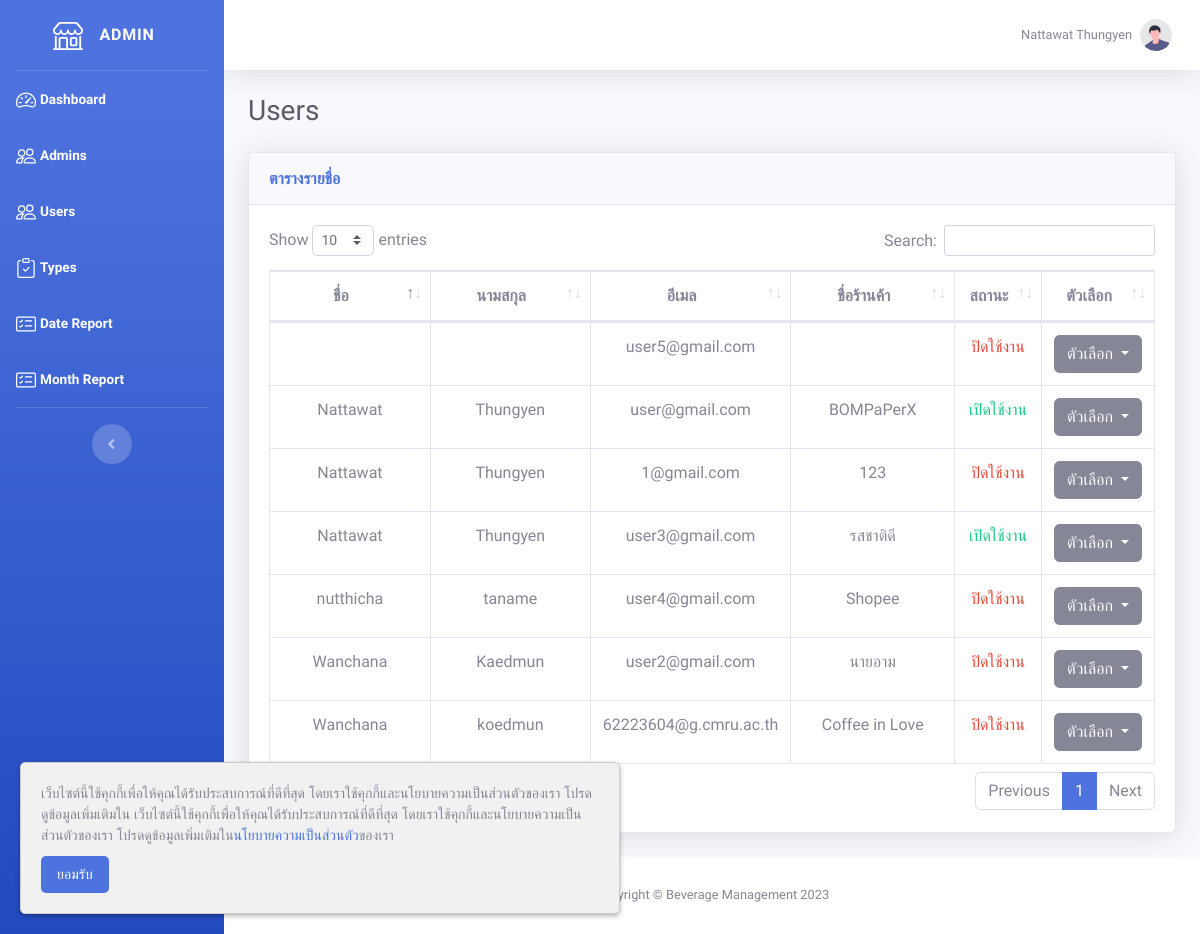
Before: /admin/user.php (signed in) with the older database file.
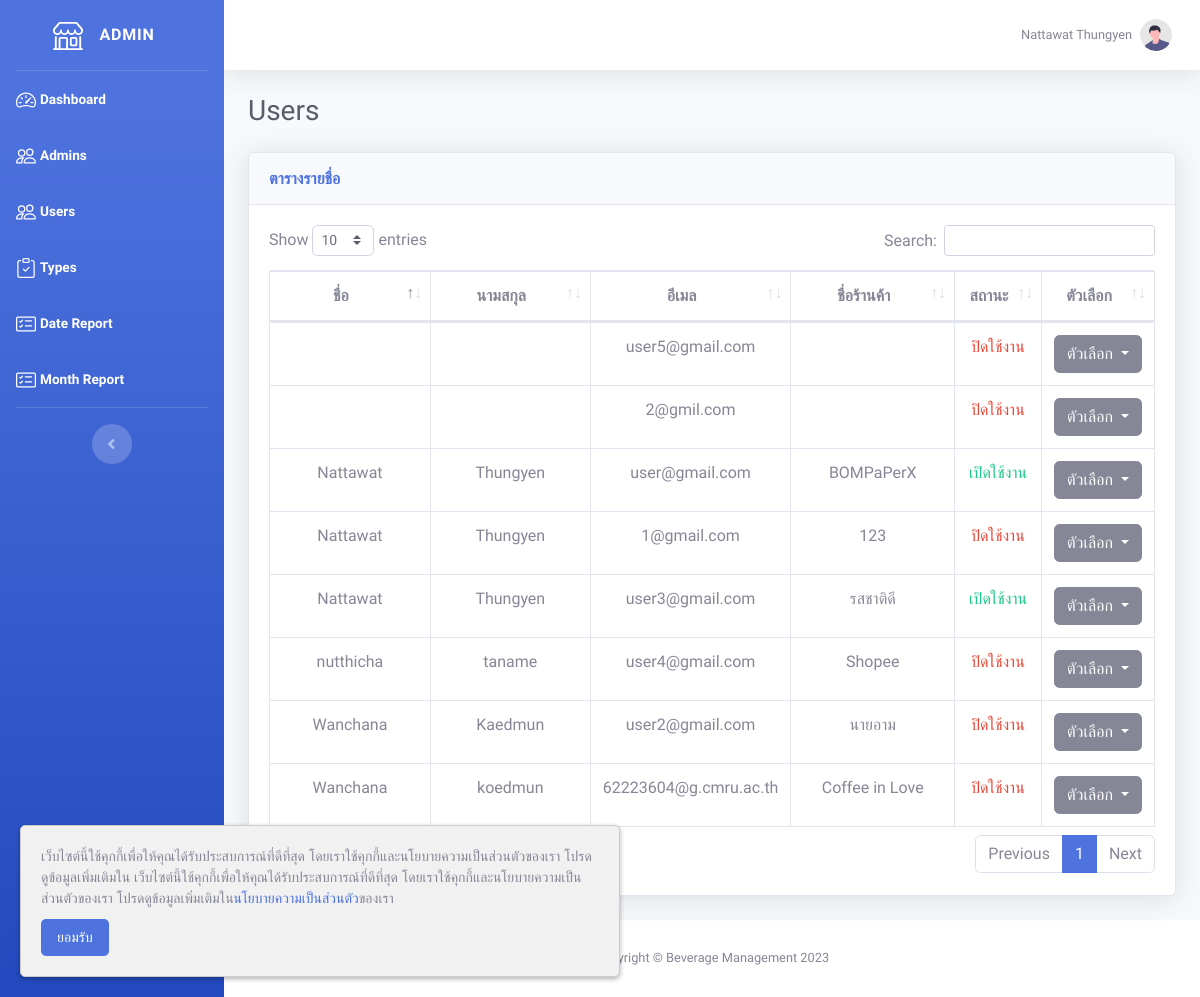
After: the same page with the newer database file.
### tables this page shows
CREATE TABLE `user` (
  `user_id` int(10) NOT NULL,
  `email` varchar(255) NOT NULL,
  `password` varchar(255) NOT NULL,
  `password_view` varchar(255) NOT NULL,
  `status` tinyint(1) NOT NULL COMMENT '0=disable\r\n1=enable',
  `agree` tinyint(1) NOT NULL,
  `firstname` varchar(255) NOT NULL,
  `lastname` varchar(255) NOT NULL,
  `id_number` varchar(13) NOT NULL,
  `phone` varchar(10) NOT NULL,
  `line` varchar(255) NOT NULL,
  `address` text NOT NULL,
  `store` varchar(255) NOT NULL,
  `description` text NOT NULL,
  `img_path` text NOT NULL
);

### admin/user.php (the view, shortened to what the changed rows need)
<!DOCTYPE html>
<html lang="en">
<?php
require '../include/connect.php';
include '../include/header.php';
$user_data = $connect->prepare("SELECT * FROM user");
$user_data->execute();
$row_user = $user_data->fetchAll(PDO::FETCH_ASSOC);
?>
<body id="page-top">
    <div id="wrapper">
        <div id="content-wrapper" class="d-flex flex-column">
            <div id="content">
                <div class="container-fluid">
                    <div class="d-sm-flex align-items-center justify-content-between mb-4">
                        <h1 class="h3 mb-0 text-gray-800">Users</h1>
                    </div>
                    <div class="card shadow mb-4">
                        <div class="card-body">
                            <div class="table-responsive">
                                <table class="table table-bordered" id="dataTable" width="100%" cellspacing="0">
                                    <thead class="text-center">
                                        <tr>
                                            <th width="20%">ชื่อ</th>
                                            <th width="20%">นามสกุล</th>
                                            <th width="20%">อีเมล</th>
                                            <th width="20%">ชื่อร้านค้า</th>
                                            <th width="10%">สถานะ</th>
                                            <th width="10%">ตัวเลือก</th>
                                        </tr>
                                    </thead>
                                    <tbody class="text-center">
                                        <?php foreach ($row_user as $row) { ?>
                                            <tr>
                                                <td><?= $row['firstname'] ?></td>
                                                <td><?= $row['lastname'] ?></td>
                                                <td><?= $row['email'] ?></td>
                                                <td><?= $row['store'] ?></td>
                                                <?php
                                                if (isset($_GET['status'])) {
                                                    if ($_GET['status'] == 'trial') {
                                                ?>
                                                        <td class="text-warning">ทดลองใช้งาน</td>
                                                    <?php
                                                    } elseif ($_GET['status'] == 'wait') {
                                                    ?>
                                                        <td class="text-warning">รอการอนุมัติ</td>
                                                        <?php
                                                    } else {
                                                        if ($row['status'] == 0) {
                                                        ?>
                                                            <td class="text-danger">ปิดใช้งาน</td>
                                                        <?php
                                                        } else {
                                                        ?>
                                                            <td class="text-success">เปิดใช้งาน</td>
                                                        <?php
                                                        }
                                                    }
                                                } else {
                                                    if ($row['status'] == 0) {
                                                        ?>
                                                        <td class="text-danger">ปิดใช้งาน</td>
                                                    <?php
                                                    } else {
                                                    ?>
                                                        <td class="text-success">เปิดใช้งาน</td>
                                                <?php
                                                    }
                                                }
                                                ?>
                                                <td>
                                                    <div class="dropdown">
                                                        <button class="btn btn-secondary dropdown-toggle" type="button" data-toggle="dropdown" aria-expanded="false">
                                                            ตัวเลือก
                                                        </button>
                                                    </div>
                                                </td>
                                            </tr>
                                        <?php } ?>
                                    </tbody>
                                </table>
                            </div>
                        </div>
                    </div>
                </div>
            </div>
        </div>
    </div>
</body>
</html>

Changed rows visible on the page:
added user: email "2@gmil.com", status "ปิดใช้งาน"
